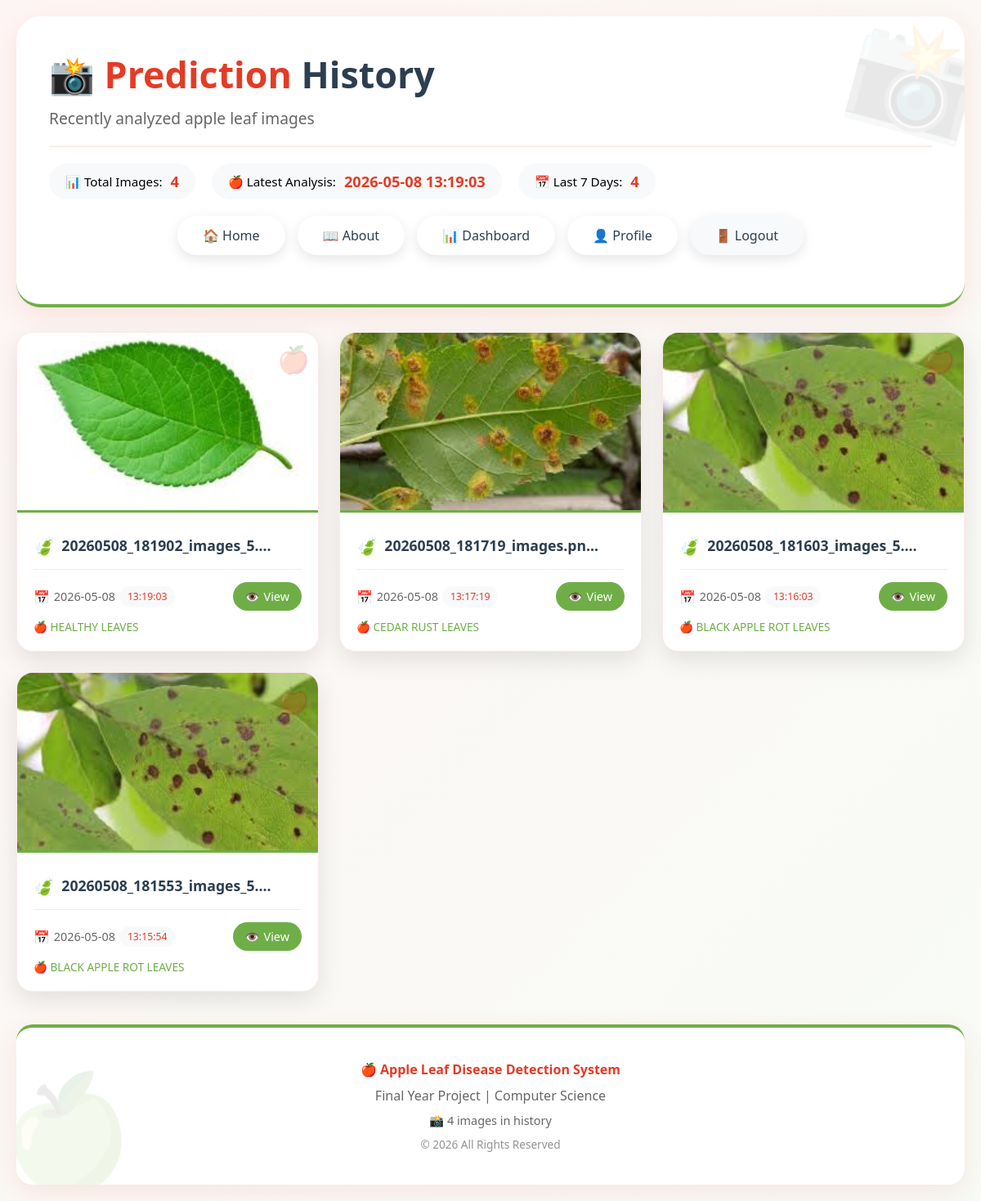
Screenshot of /history (signed in) with the database file from the repository.
### tables this page shows
CREATE TABLE user_history (
                        id INTEGER PRIMARY KEY AUTOINCREMENT,
                        user_id INTEGER,
                        image_path TEXT,
                        prediction TEXT,
                        confidence REAL,
                        timestamp TIMESTAMP DEFAULT CURRENT_TIMESTAMP,
                        FOREIGN KEY (user_id) REFERENCES users(id)
                    );

### app.py (the view)
@app.route('/history')
def history():
    if 'user_id' not in session:
        return redirect(url_for('login'))
    rows = db.get_history(session['user_id'])
    formatted = [{
        'filename':   os.path.basename(r[0]),
        'path':       url_for('static', filename='uploads/' + r[0]),
        'prediction': r[1],
        'confidence': r[2],
        'date':       r[3] if isinstance(r[3], str) else str(r[3])
    } for r in rows]
    return render_template('history.html',
                           images=formatted, user=session.get('user'))

### app.py (called while the page is built)
    def get_history(self, user_id, limit=20):
        try:
            with sqlite3.connect(self.path) as c:
                cur = c.execute(
                    '''SELECT image_path, prediction, confidence, timestamp
                       FROM user_history WHERE user_id=?
                       ORDER BY timestamp DESC LIMIT ?''',
                    (user_id, limit)
                )
                return cur.fetchall()
        except Exception as e:
            print(f"History fetch error: {e}")
            return []

### templates/history.html (shortened to what this page needs)
<!DOCTYPE html>
<html lang="en">
<head>
</head>
<body>
    <div class="container">
        <div class="header">
            <h1>📸 <span>Prediction</span> History</h1>
            <p>Recently analyzed apple leaf images</p>
            <div class="stats-bar">
                <div class="stat-item">
                    <span>📊 Total Images:</span>
                    <strong>{{ images|length if images else 0 }}</strong>
                </div>
                <div class="stat-item">
                    <span>🍎 Latest Analysis:</span>
                    <strong>{{ images[0].date if images else 'No data' }}</strong>
                </div>
                <div class="stat-item">
                    <span>📅 Last 7 Days:</span>
                    <strong>{{ images|selectattr('date', '>=', '2024')|list|length if images else 0 }}</strong>
                </div>
            </div>
            <div class="nav">
                <a href="{{ url_for('landing') }}">🏠 Home</a>
                <a href="{{ url_for('about') }}">📖 About</a>
                {% if session.get('user_id') %}
                <a href="{{ url_for('dashboard') }}">📊 Dashboard</a>
                <a href="{{ url_for('profile') }}">👤 Profile</a>
                <a href="{{ url_for('logout') }}" style="background: #f8f9fa;">🚪 Logout</a>
                {% else %}
                <a href="{{ url_for('login') }}">🔑 Login</a>
                <a href="{{ url_for('signup') }}" style="background: var(--apple-red); color: white;">📝 Sign Up</a>
                {% endif %}
            </div>
        </div>
        {% if images %}
        <div class="image-grid">
            {% for img in images %}
            <div class="image-card">
                <img src="{{ img.path }}" alt="{{ img.filename }}" loading="lazy">
                <div class="image-info">
                    <h3>{{ img.filename[:25] }}{% if img.filename|length > 25 %}...{% endif %}</h3>
                    <div class="image-meta">
                        <div class="image-date">
                            <i>📅</i>
                            {% if img.date is string %}
                            {% if ' ' in img.date %}
                            {% set parts = img.date.split(' ') %}
                            <span>{{ parts[0] }}</span>
                            <span class="image-time">{{ parts[1] if parts|length > 1 else '' }}</span>
                            {% else %}
                            <span>{{ img.date }}</span>
                            {% endif %}
                            {% else %}
                            <span>{{ img.date }}</span>
                            {% endif %}
                        </div>
                        <a href="{{ img.path }}" target="_blank" class="view-btn">
                            <span>👁️</span> View
                        </a>
                    </div>
                    {% if img.prediction %}
                    <div style="margin-top: 10px; font-size: 0.85em; color: var(--apple-green);">
                        🍎 {{ img.prediction }}
                    </div>
                    {% endif %}
                </div>
            </div>
            {% endfor %}
        </div>
        {% endif %}
        <div class="footer">
            <p class="highlight" style="color: var(--apple-red); font-weight: bold;">🍎 Apple Leaf Disease Detection
                System</p>
            <p>Final Year Project | Computer Science</p>
            <p style="font-size: 0.9em;">📸 {{ images|length if images else 0 }} images in history</p>
            <p style="font-size: 0.85em; opacity: 0.7;">© 2026 All Rights Reserved</p>
        </div>
    </div>
</body>
</html>

### templates/history.html (style rules this page uses)
* { margin: 0; padding: 0; box-sizing: border-box; }
body { font-family: 'Segoe UI', Tahoma, Geneva, Verdana, sans-serif; min-height: 100vh; margin: 0; padding: 20px; position: relative; background: linear-gradient(135deg, rgba(227, 59, 38, 0.05) 0%, rgba(111, 174, 71, 0.05) 100%); }
body::before { content: ""; position: fixed; top: 0; left: 0; width: 100%; height: 100%; background-image: url('https://images.pexels.com/photos/102104/pexels-photo-102104.jpeg?auto=compress&cs=tinysrgb&w=600'); background-size: cover; background-position: center; background-repeat: no-repeat; background-attachment: fixed; opacity: 0.1; z-index: -1; }
:root { --apple-red: #e33b26; --apple-green: #6fae47; --apple-yellow: #fbb93b; --apple-brown: #8b5a2b; --text-dark: #2c3e50; --text-light: #ecf0f1; --shadow: 0 10px 30px rgba(227, 59, 38, 0.1); }
.container { max-width: 1400px; margin: 0 auto; position: relative; z-index: 1; }
.header { background: white; border-radius: 30px; padding: 40px; margin-bottom: 30px; box-shadow: var(--shadow); border-bottom: 4px solid var(--apple-green); position: relative; overflow: hidden; }
.header::before { content: "📸"; position: absolute; top: -20px; right: -20px; font-size: 8em; opacity: 0.1; transform: rotate(15deg); }
.header h1 { font-size: 2.8em; color: var(--text-dark); margin-bottom: 10px; }
.header h1 span { color: var(--apple-red); }
.header p { font-size: 1.2em; color: #666; margin-bottom: 20px; }
.stats-bar { display: flex; gap: 20px; flex-wrap: wrap; margin-top: 20px; padding-top: 20px; border-top: 2px solid rgba(227, 59, 38, 0.1); }
.stat-item { background: #f8f9fa; padding: 10px 20px; border-radius: 50px; display: flex; align-items: center; gap: 10px; font-size: 0.95em; }
.stat-item strong { color: var(--apple-red); font-size: 1.2em; }
.image-grid { display: grid; grid-template-columns: repeat(auto-fill, minmax(300px, 1fr)); gap: 25px; margin-top: 30px; }
.image-card { background: white; border-radius: 20px; overflow: hidden; box-shadow: 0 10px 30px rgba(0, 0, 0, 0.1); transition: all 0.3s; border: 1px solid rgba(227, 59, 38, 0.1); position: relative; }
.image-card::before { content: "🍎"; position: absolute; top: 10px; right: 10px; font-size: 2em; opacity: 0.2; z-index: 1; }
.image-card img { width: 100%; height: 220px; object-fit: cover; border-bottom: 3px solid var(--apple-green); transition: all 0.3s; }
.image-info { padding: 20px; background: white; }
.image-info h3 { margin: 0 0 10px 0; color: var(--text-dark); font-size: 1.1em; font-weight: 600; display: flex; align-items: center; gap: 8px; }
.image-info h3::before { content: "🍃"; font-size: 1.2em; }
.image-meta { display: flex; justify-content: space-between; align-items: center; margin-top: 15px; padding-top: 15px; border-top: 1px solid #eee; }
.image-date { display: flex; align-items: center; gap: 5px; color: #666; font-size: 0.9em; }
.image-date i { font-style: normal; font-size: 1.1em; }
.image-time { background: #f8f9fa; padding: 4px 10px; border-radius: 50px; color: var(--apple-red); font-size: 0.85em; font-weight: 500; }
.view-btn { background: var(--apple-green); color: white; border: none; padding: 8px 15px; border-radius: 50px; font-size: 0.9em; cursor: pointer; transition: all 0.3s; text-decoration: none; display: inline-flex; align-items: center; gap: 5px; }
.nav { margin: 20px 0; text-align: center; display: flex; gap: 15px; justify-content: center; flex-wrap: wrap; }
.nav a { color: var(--text-dark); text-decoration: none; padding: 12px 30px; background: white; border-radius: 50px; box-shadow: 0 5px 15px rgba(0, 0, 0, 0.1); transition: all 0.3s; font-weight: 500; display: inline-flex; align-items: center; gap: 8px; border: 1px solid transparent; }
.footer { margin-top: 40px; background: white; border-radius: 20px; padding: 30px; text-align: center; box-shadow: var(--shadow); border-top: 4px solid var(--apple-green); position: relative; overflow: hidden; }
.footer::before { content: "🍏"; position: absolute; bottom: -20px; left: -20px; font-size: 8em; opacity: 0.1; transform: rotate(-15deg); }
.footer p { color: #666; margin: 10px 0; position: relative; z-index: 1; }

### rows the page displays
user_history: timestamp "2026-05-08 13:19:03", filename (picture), image_path "20260508_181902_images_5.", timestamp "2026-05-08", parts "13:19:03", prediction "HEALTHY LEAVES"
user_history: filename (picture), image_path "20260508_181719_images.pn", timestamp "2026-05-08", parts "13:17:19", prediction "CEDAR RUST LEAVES"
user_history: filename (picture), image_path "20260508_181603_images_5.", timestamp "2026-05-08", parts "13:16:03", prediction "BLACK APPLE ROT LEAVES"
user_history: filename (picture), image_path "20260508_181553_images_5.", timestamp "2026-05-08", parts "13:15:54", prediction "BLACK APPLE ROT LEAVES"

### other values shown
{{ images|length if images else 0 }} "4"
{{ images|selectattr('date', '>=', '2024')|list|length if images else 0 }} "4"
